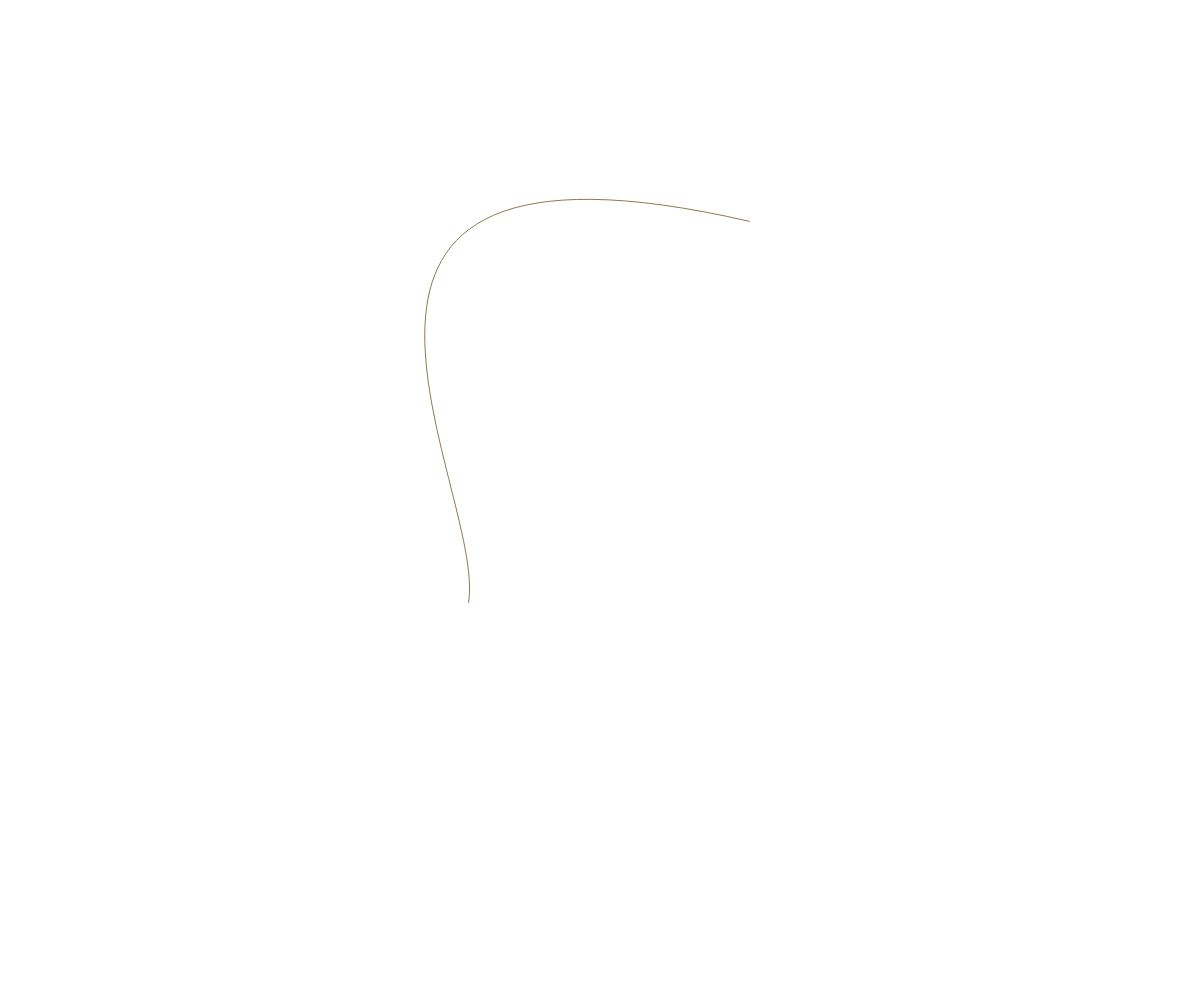
Frame 1 (no input)
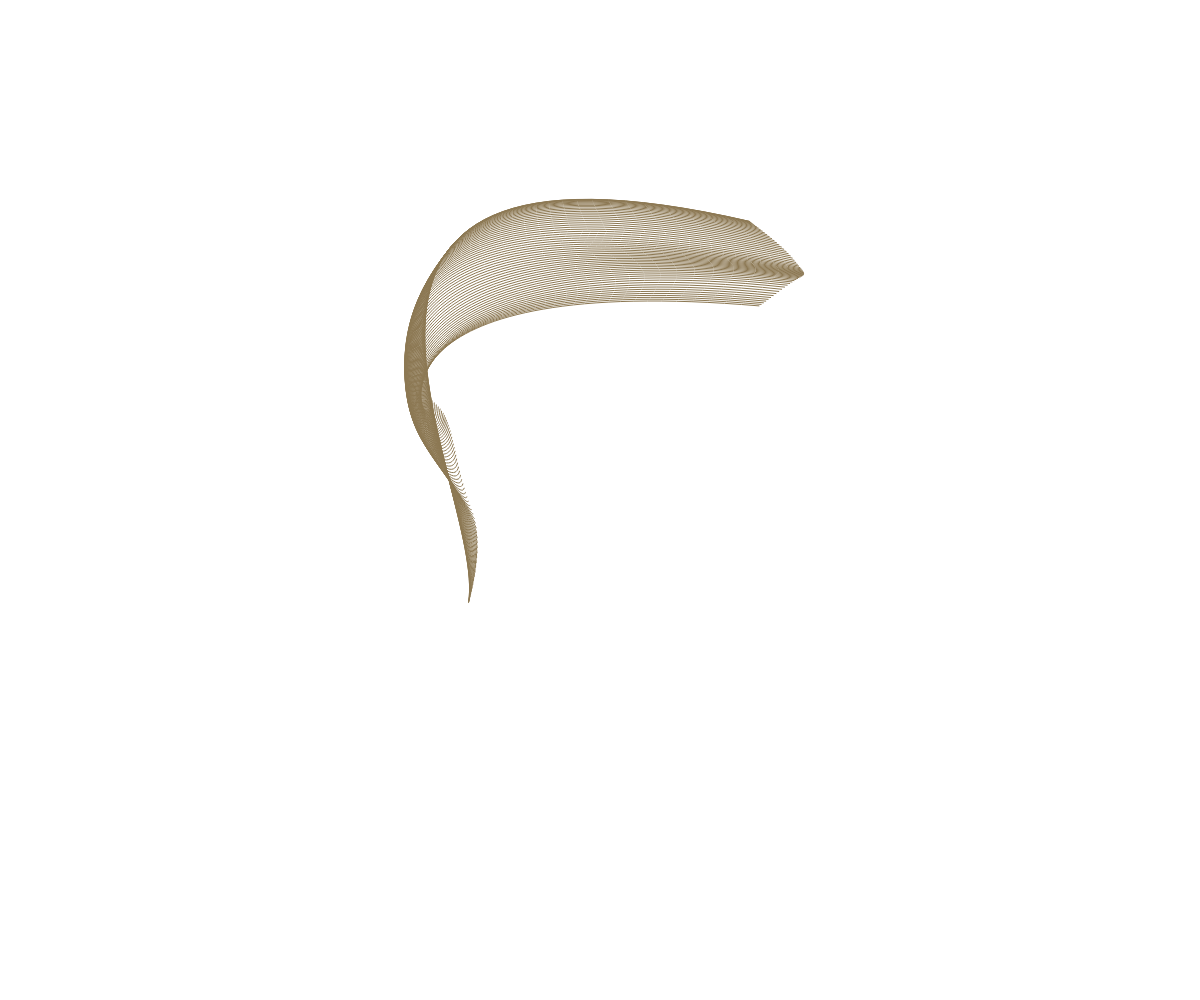
Frame 60 (no input)
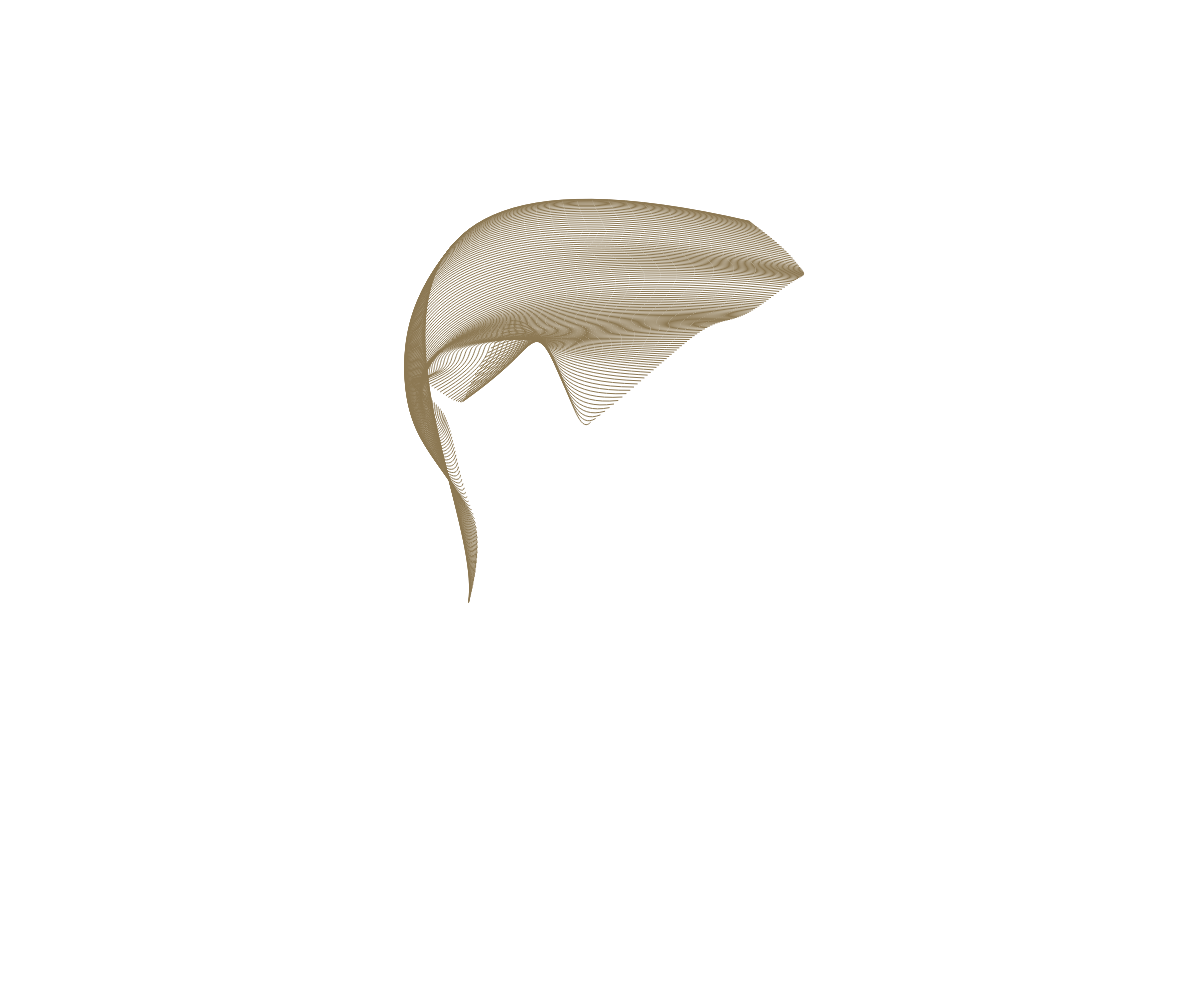
Frame 120 (the mouse pressed at the canvas centre since frame 60)

The p5.js sketch that drew these frames (run headless with seeded random() and noise() and a simulated clock; from frame 60 on, the mouse is pressed at the canvas centre):

// p5.js sketch
// ── sketch.js
var t;
let colors = ['#8C7853'];


function setup() {
  createCanvas(window.innerWidth, window.innerHeight);
  background("rgba(0,0,0,0)");
  t = 10;
  noFill();
  noStroke();
}

function draw() {
  var x1 = width * noise(t + 15);
  var x2 = width * noise(t + 25);
  var x3 = width * noise(t + 35);
  var x4 = width * noise(t + 45);
  var y1 = height * noise(t + 55);
  var y2 = height * noise(t + 65);
  var y3 = height * noise(t + 75);
  var y4 = height * noise(t + 85);
  let randomColor1 = random(colors);

  stroke(randomColor1);

  bezier(x1, y1, x2, y2, x3, y3, x4, y4);

  t += 0.005;

  // clear the background every 500 frames using mod (%) operator
  if (frameCount % 500 == 0) {
  clear();
  }
}
